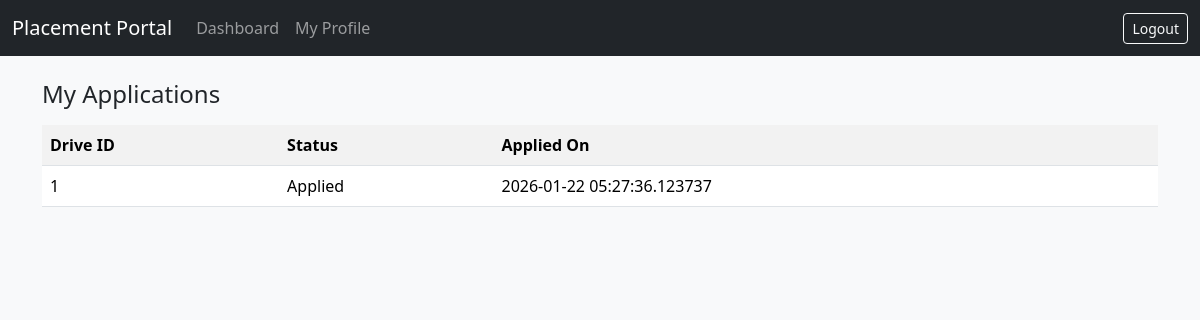
Screenshot of /student/applications (signed in) with the database file from the repository.
### models.py (models this page shows)
class Application(db.Model):
    id = db.Column(db.Integer, primary_key=True)
    student_id = db.Column(db.Integer, db.ForeignKey('student.id'))
    drive_id = db.Column(db.Integer, db.ForeignKey('drive.id'))
    status = db.Column(db.String(20), default="Applied")
    applied_on = db.Column(db.DateTime, default=datetime.utcnow)

### app.py (the view)
@app.route("/student/applications")
def student_applications():
    if "user_id" not in session or session.get("role") != "student":
        return redirect(url_for("login"))
    student = Student.query.filter_by(user_id=session["user_id"]).first()
    applications = Application.query.filter_by(student_id=student.id).all()
    return render_template(
        "student_applications.html",
        applications=applications
    )

### templates/student_applications.html (shortened to what this page needs)
{% extends "base.html" %}
{% block content %}
<h4>My Applications</h4>
<table class="table table-striped mt-3">
    <tr>
        <th>Drive ID</th>
        <th>Status</th>
        <th>Applied On</th>
    </tr>
    {% for app in applications %}
    <tr>
        <td>{{ app.drive_id }}</td>
        <td>{{ app.status }}</td>
        <td>{{ app.applied_on }}</td>
    </tr>
    {% endfor %}
</table>
{% endblock %}

### rows the page displays
Application: drive_id "1", status "Applied", applied_on "2026-01-22 05:27:36.123737"
